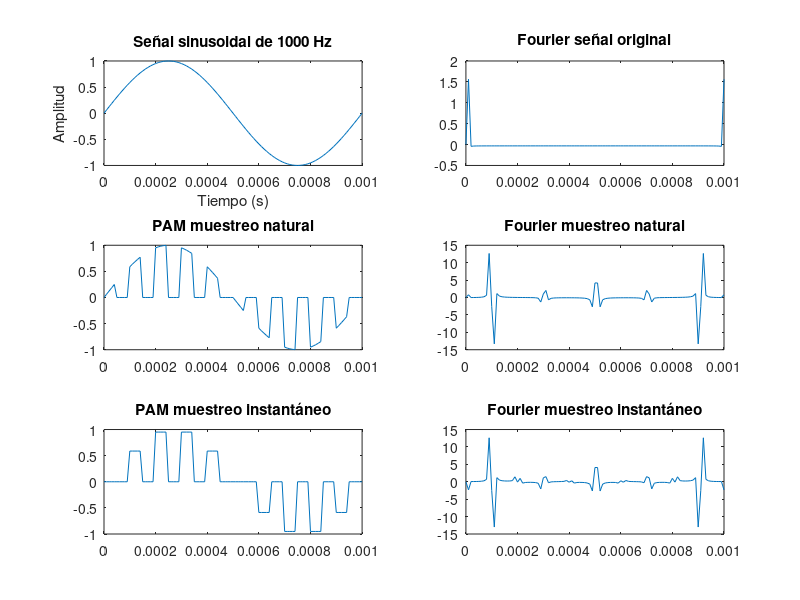

This chart was generated by the following MATLAB code:
clc;
close;
clear;
% Definir los parámetros de la señal
A = 1; % amplitud
fc = 1e3; % frecuencia en Hz
fs = 1e5; % frecuencia de muestreo en Hz (configurable)
d = 50; % ciclo de trabajo (configurable)
ts= 1/fc;
cant_muestras=ts/(1/fs);
tau=cant_muestras*d*ts;

% Generar el vector de tiempo
t = 0:1/fs:1/fc;

% Generar la señal sinusoidal
x = A*sin(2*pi*fc*t);

% Graficar la señal generada
subplot(3,2,1); % Primera sub-figura
plot(t,x);
xlabel('Tiempo (s)');
ylabel('Amplitud');
title('Señal sinusoidal de 1000 Hz');

% Tren de pulsos cuadrados con valores 0 y 1
pulso = (square(2*pi*10000*t, d)+1)/2; 
% subplot(3,1,2); % Segunda sub-figura
% plot(t, pulso); % Graficar el tren de pulsos
% xlabel('Tiempo (s)');
% ylabel('Amplitud');
% title('Tren de pulsos');

y = zeros(size(x));     % Inicializar la señal resultante
temp2 = zeros(size(x));
temp=0;
for i = 2:length(x)
    if pulso(i) == 1 && pulso(i-1) == 0
        y(i) = pulso(i) * x(i);
    elseif pulso(i) == 1 && pulso(i-1) == 1
        y(i) = y(i-1);
    else
        y(i) = 0;
    end
end

y2 = zeros(size(x));     % Inicializar la señal resultante
for i = 1:length(x)
    y2(i) = x(i) * pulso(i);     % Multiplicar los valores correspondientes
end

subplot(3,2,3)
plot(t,y2)
title('PAM muestreo natural')

subplot(3,2,5)
plot(t,y)
title('PAM muestreo instantáneo')

%Cálculo transformada de Fourier

Y_1 = fft(x);
Y_2 = fft(y2);
Y_3 = fft(y);

%Graficar transformadas de Fourier

subplot(3,2,2)
plot(t,Y_1)
title('Fourier señal original')

subplot(3,2,4)
plot(t,Y_2)
title('Fourier muestreo natural')

subplot(3,2,6)
plot(t,Y_3)
title('Fourier muestreo instantáneo')

